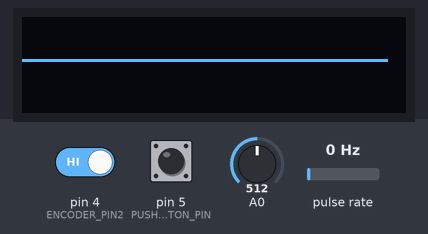
Bench run of a sketch on a simulated Arduino Uno, built with avr-gcc and run on an emulated ATmega328P. On the bench: 128×32 one-colour display. Wiring (inferred from the names in the program): pulse sensor: data pin 2. The test bench sets the inputs (shaded band); at power-on: pulse rate 0 Hz, A0 = 512, pin 5 (PUSHBUTTON_PIN) HIGH, pin 4 (ENCODER_PIN2) HIGH.

Above: at 7.5 s.
7.6 s: pulse rate (sensor on pin 2) set to 4 Hz
At 9.62 s:
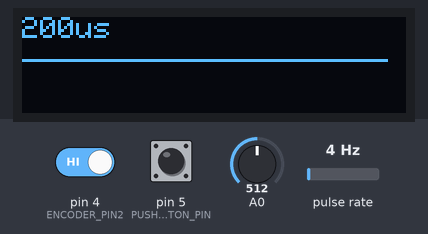
10.2 s: A0 set to 490
At 10.59 s:
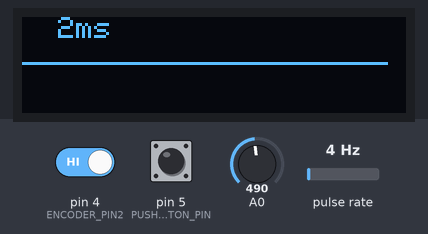
11.7 s: A0 set to 510
At 13.09 s:
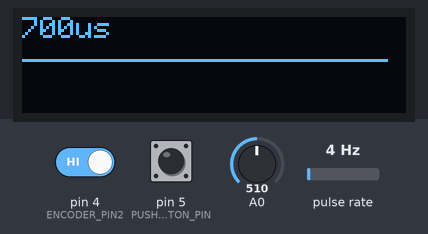
13.2 s: pin 5 (PUSHBUTTON_PIN) pulled LOW for 3.2 s
17.0 s: pulse rate (sensor on pin 2) set to 50 Hz
18.5 s: pin 4 (ENCODER_PIN2) driven LOW
At 19.09 s:
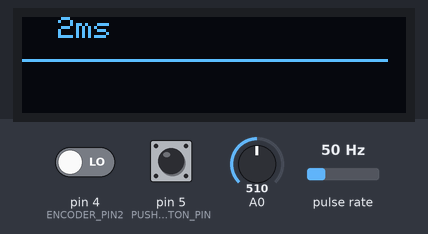

The sketch:

VISION-FORK_FIRMWARE_v1.1.ino
```cpp
#include <Wire.h>
#include <Adafruit_GFX.h>
#include <Adafruit_SSD1306.h>
#include <avr/pgmspace.h>
#include <EEPROM.h>

#define SCREEN_WIDTH 128
#define SCREEN_HEIGHT 32

#define REC_LENGTH 200

// Pins definition
#define ENCODER_PIN1 2
#define ENCODER_PIN2 4
#define PUSHBUTTON_PIN 5
#define OLED_RESET -1

Adafruit_SSD1306 display(SCREEN_WIDTH, SCREEN_HEIGHT, &Wire, OLED_RESET);

const char vRangeName[1][5] PROGMEM = {" 5V"};  // Only 5V mode
const char *const vstring_table[] PROGMEM = {vRangeName[0]};
const char TimeName[8][6] PROGMEM = {" 10ms", "  7ms", "  5ms", "  2ms", "  1ms", "700us", "500us", "200us"};
const char *const tstring_table[] PROGMEM = {TimeName[0], TimeName[1], TimeName[2], TimeName[3], TimeName[4], TimeName[5], TimeName[6], TimeName[7]};

int waveBuff[REC_LENGTH];
char chrBuff[10];
String TimeScale = "xxxAs";
String vScale = "xxxx";

float lsb5V = 0.0055549;

volatile int vRange = 0;  // Default to 5V mode
volatile int Time;
volatile int trigD;
volatile int scopeP;
volatile boolean hold = false;
volatile boolean paraChanged = false;
volatile int saveTimer;
int timeExec;

int dataMin;
int dataMax;
int dataAve;
int rangeMax;
int rangeMin;
int rangeMaxDisp;
int rangeMinDisp;
int trigP;
boolean trigSync;
int att10x;

unsigned long buttonPressStartTime = 0;
const unsigned long holdActivationTime = 300;
unsigned long menuTimeout = 0;
bool menuVisible = true;

void setup() {
  pinMode(ENCODER_PIN1, INPUT_PULLUP);
  pinMode(ENCODER_PIN2, INPUT_PULLUP);
  pinMode(PUSHBUTTON_PIN, INPUT_PULLUP);

  if (!display.begin(SSD1306_SWITCHCAPVCC, 0x3C)) {
    for (;;);
  }
  display.clearDisplay();
  loadEEPROM();
  analogReference(INTERNAL);
  attachInterrupt(digitalPinToInterrupt(ENCODER_PIN1), pin2IRQ, FALLING);
  startScreen();
}

void loop() {
  digitalWrite(13, HIGH);
  if (!hold) {
    setConditions();
    readWave();
    dataAnalize();
    writeCommonImage();
    plotData();
    if (menuVisible) {
      dispInf();
    }
    display.display();
    saveEEPROM();
  } else {
    display.display();
  }
  digitalWrite(13, LOW);

  // Hold mode handling
  if (digitalRead(PUSHBUTTON_PIN) == LOW) {
    if (millis() - buttonPressStartTime >= holdActivationTime) {
      hold = true;
    }
  } else {
    if (hold) {
      hold = false;
    }
    buttonPressStartTime = millis(); // Reset the button press timer
  }

  // Menu timeout handling
  if (paraChanged) {
    menuTimeout = millis();
    menuVisible = true;
    paraChanged = false;
  } else if (millis() - menuTimeout > 2000) {
    menuVisible = false;
  }
}

void setConditions() {
  strcpy_P(chrBuff, (char *)pgm_read_word(&(tstring_table[Time])));
  TimeScale = chrBuff;

  strcpy_P(chrBuff, (char *)pgm_read_word(&(vstring_table[vRange])));
  vScale = chrBuff;

  // 5V mode settings
  rangeMax = 5 / lsb5V;
  rangeMaxDisp = 500;
  rangeMin = 0;
  rangeMinDisp = 0;
  att10x = 0;
}

void writeCommonImage() {
  display.clearDisplay();
  display.setTextColor(WHITE);
}

void readWave() {
  pinMode(12, INPUT); // 5V mode doesn't use attenuation

  switch (Time) {
    case 0: { // 10ms
        timeExec = 80 + 50;
        ADCSRA = (ADCSRA & 0xf8) | 0x07;
        for (int i = 0; i < REC_LENGTH; i++) {
          waveBuff[i] = analogRead(0);
          delayMicroseconds(288);
        }
        break;
      }
    case 1: { // 7ms
        timeExec = 56 + 50;
        ADCSRA = (ADCSRA & 0xf8) | 0x07;
        for (int i = 0; i < REC_LENGTH; i++) {
          waveBuff[i] = analogRead(0);
          delayMicroseconds(193);
        }
        break;
      }
    case 2: { // 5ms
        timeExec = 40 + 50;
        ADCSRA = (ADCSRA & 0xf8) | 0x07;
        for (int i = 0; i < REC_LENGTH; i++) {
          waveBuff[i] = analogRead(0);
          delayMicroseconds(138);
        }
        break;
      }
    case 3: { // 2ms
        timeExec = 16 + 50;
        ADCSRA = (ADCSRA & 0xf8) | 0x07;
        for (int i = 0; i < REC_LENGTH; i++) {
          waveBuff[i] = analogRead(0);
          delayMicroseconds(48);
        }
        break;
      }
    case 4: { // 1ms
        timeExec = 8 + 50;
        ADCSRA = (ADCSRA & 0xf8) | 0x07;
        for (int i = 0; i < REC_LENGTH; i++) {
          waveBuff[i] = analogRead(0);
          delayMicroseconds(18);
        }
        break;
      }
    case 5: { // 700us
        timeExec = 5.6 + 50;
        ADCSRA = (ADCSRA & 0xf8) | 0x07;
        for (int i = 0; i < REC_LENGTH; i++) {
          waveBuff[i] = analogRead(0);
          delayMicroseconds(11);
        }
        break;
      }
    case 6: { // 500us
        timeExec = 4 + 50;
        ADCSRA = (ADCSRA & 0xf8) | 0x07;
        for (int i = 0; i < REC_LENGTH; i++) {
          waveBuff[i] = analogRead(0);
          delayMicroseconds(8);
        }
        break;
      }
    case 7: { // 200us
        timeExec = 1 + 50;
        ADCSRA = (ADCSRA & 0xf8) | 0x07;
        for (int i = 0; i < REC_LENGTH; i++) {
          waveBuff[i] = analogRead(0);
          delayMicroseconds(4);
        }
        break;
      }
  }
}

void dataAnalize() {
  if (trigSync == true) {
    trigD = trigP;
  }

  if (trigSync == false) {
    int yMax = 0;
    int yMin = 1023;
    int ySum = 0;

    for (int i = 0; i < REC_LENGTH; i++) {
      ySum += waveBuff[i];
      if (waveBuff[i] > yMax) {
        yMax = waveBuff[i];
      }

      if (waveBuff[i] < yMin) {
        yMin = waveBuff[i];
      }
    }

    dataAve = ySum / REC_LENGTH;
    dataMax = yMax;
    dataMin = yMin;

    if (dataMax - dataAve > dataAve - dataMin) {
      trigP = REC_LENGTH - 1;
    }

    if (dataMax - dataAve < dataAve - dataMin) {
      trigP = 0;
    }

    trigSync = true;
  }
}

void plotData() {
  int tempY1;
  int tempY2;
  int tempX;

  if (trigD + 61 > REC_LENGTH) {
    trigD = REC_LENGTH - 61;
  }

  if (trigD < 61) {
    trigD = 61;
  }

  tempX = 0;

  // Draw waveform from left edge to right edge of the screen
  for (int i = trigD - 61; i < trigD + 61 - 1; i++) {
    if (i >= REC_LENGTH - 1) break; // Ensure we do not exceed the buffer length
    tempY1 = map(waveBuff[i], rangeMin, rangeMax, 31, 0);
    tempY2 = map(waveBuff[i + 1], rangeMin, rangeMax, 31, 0);
    display.drawLine(tempX, tempY1, tempX + 1, tempY2, WHITE);
    tempX++;
    if (tempX >= SCREEN_WIDTH) break; // Ensure we do not draw beyond the screen width
  }
}

void dispInf() {
  display.setCursor(0, 0);
  display.setTextSize(1);
  display.print(TimeScale);
  //display.print(F(" | "));
  //display.print(vScale);
}

void loadEEPROM() {
  vRange = EEPROM.read(0);

  if (vRange != 0) {
    vRange = 0;  // Force to 5V mode
  }

  Time = EEPROM.read(1);

  if (Time > 7) {
    Time = 0;
  }

  trigD = EEPROM.read(2);
  scopeP = EEPROM.read(3);
}

void saveEEPROM() {
  if (saveTimer >= 5000) {
    saveTimer = 0;
    EEPROM.write(0, vRange);
    EEPROM.write(1, Time);
    EEPROM.write(2, trigD);
    EEPROM.write(3, scopeP);
  }
}

void startScreen() {
  display.clearDisplay();
  display.setTextSize(2);
  display.setTextColor(WHITE);
  display.setCursor(0, 0);
  display.println(F("SPCTRL &  WGDMODULAR"));
  display.display();
  delay(2000);
  display.clearDisplay();
  display.display();
  //}

  //--------------------------------------------------------------------------------------------------------------
  //BITMAP ANIMATION SPECTRAL & WGD
  animateBitmap();
}

const unsigned char NaN [] PROGMEM = {
  // 'Design ohne Titel (6), 128x32px
0x00, 0x00, 0x00, 0x00, 0x00, 0x00, 0x00, 0x00, 0x00, 0x00, 0x00, 0x00, 0x00, 0x00, 0x00, 0x00,
  0x00, 0x00, 0x00, 0x00, 0x00, 0x00, 0x00, 0x00, 0x00, 0x00, 0x00, 0x00, 0x00, 0x00, 0x00, 0x00,
  0x00, 0x00, 0x0e, 0x00, 0x00, 0x00, 0x00, 0x00, 0x00, 0x00, 0x00, 0x01, 0x80, 0x80, 0x60, 0x00,
  0x00, 0x00, 0x7b, 0xc0, 0x00, 0x00, 0x00, 0x00, 0x00, 0x00, 0x00, 0x03, 0xc0, 0xc0, 0xe0, 0x00,
  0x00, 0x01, 0x80, 0x30, 0x00, 0x00, 0x00, 0x00, 0x00, 0x00, 0x00, 0x01, 0xc0, 0xc0, 0xe0, 0x00,
  0x00, 0x03, 0x00, 0x18, 0x00, 0x00, 0x00, 0x00, 0x00, 0x00, 0x00, 0x01, 0xc1, 0xe0, 0xe0, 0x00,
  0x00, 0x02, 0x00, 0x08, 0x00, 0x00, 0x00, 0x00, 0x00, 0x00, 0x00, 0x00, 0xe1, 0xe1, 0xc0, 0x00,
  0x00, 0x04, 0x00, 0x04, 0x00, 0x00, 0x00, 0x00, 0x00, 0x00, 0x00, 0x00, 0xe1, 0xe1, 0xc0, 0x00,
  0x00, 0x0c, 0x00, 0x06, 0x00, 0x00, 0x00, 0x00, 0x00, 0x00, 0x00, 0x00, 0x73, 0xf3, 0x80, 0x00,
  0x00, 0x08, 0x00, 0x02, 0x00, 0x00, 0x00, 0x00, 0x00, 0x00, 0x00, 0x00, 0x73, 0xf3, 0x80, 0x00,
  0x00, 0x08, 0x00, 0x42, 0x00, 0x00, 0x00, 0x00, 0x00, 0x00, 0x00, 0x00, 0x73, 0x33, 0x80, 0x00,
  0x00, 0x08, 0xf0, 0xe2, 0x00, 0x00, 0x00, 0x00, 0x00, 0x00, 0x00, 0x00, 0x3f, 0x3f, 0x00, 0x00,
  0x00, 0x08, 0xf1, 0xe2, 0x00, 0x00, 0x00, 0x00, 0x00, 0x00, 0x00, 0x00, 0x3f, 0x3f, 0x00, 0x00,
  0x00, 0x08, 0x60, 0xc2, 0x00, 0x00, 0x00, 0x00, 0x00, 0x00, 0x00, 0x00, 0x1e, 0x1e, 0x00, 0x00,
  0x00, 0x08, 0x00, 0x02, 0x00, 0x00, 0x00, 0x00, 0x00, 0x00, 0x00, 0x00, 0x1e, 0x1e, 0x00, 0x00,
  0x00, 0x08, 0x00, 0x02, 0x00, 0x00, 0x00, 0x00, 0x00, 0x00, 0x00, 0x00, 0x1e, 0x1e, 0x00, 0x00,
  0x00, 0x08, 0x00, 0x02, 0x00, 0x00, 0x00, 0x00, 0x00, 0x00, 0x00, 0x00, 0x1e, 0x1e, 0x00, 0x00,
  0x00, 0x08, 0x00, 0x02, 0x00, 0x00, 0x00, 0x00, 0x00, 0x00, 0x00, 0x00, 0x1e, 0x1e, 0x00, 0x00,
  0x00, 0x08, 0x00, 0x02, 0x00, 0x00, 0x00, 0x00, 0x00, 0x00, 0x00, 0x00, 0x1f, 0x1f, 0x00, 0x00,
  0x00, 0x08, 0x00, 0x02, 0x00, 0x00, 0x00, 0x00, 0x00, 0x00, 0x00, 0x00, 0x3f, 0x3f, 0x00, 0x00,
  0x00, 0x08, 0x00, 0x02, 0x00, 0x00, 0x00, 0x00, 0x00, 0x00, 0x00, 0x00, 0x3f, 0x3b, 0x80, 0x00,
  0x00, 0x08, 0x00, 0x02, 0x00, 0x00, 0x00, 0x00, 0x00, 0x00, 0x00, 0x00, 0x73, 0xb3, 0x80, 0x00,
  0x00, 0x08, 0x00, 0x02, 0x00, 0x00, 0x00, 0x00, 0x00, 0x00, 0x00, 0x00, 0x73, 0xf3, 0x80, 0x00,
  0x00, 0x08, 0x00, 0x02, 0x00, 0x00, 0x00, 0x00, 0x00, 0x00, 0x00, 0x00, 0x71, 0xf1, 0xc0, 0x00,
  0x00, 0x08, 0x00, 0x02, 0x00, 0x00, 0x00, 0x00, 0x00, 0x00, 0x00, 0x00, 0xe1, 0xe1, 0xc0, 0x00,
  0x00, 0x08, 0x00, 0x02, 0x00, 0x00, 0x00, 0x00, 0x00, 0x00, 0x00, 0x00, 0xe1, 0xe0, 0xe0, 0x00,
  0x00, 0x0f, 0x00, 0x02, 0x00, 0x00, 0x00, 0x00, 0x00, 0x00, 0x00, 0x01, 0xc0, 0xe0, 0xe0, 0x00,
  0x00, 0x00, 0x80, 0x02, 0x00, 0x00, 0x00, 0x00, 0x00, 0x00, 0x00, 0x01, 0xc0, 0xc0, 0xe0, 0x00,
  0x00, 0x00, 0xdf, 0x7c, 0x00, 0x00, 0x00, 0x00, 0x00, 0x00, 0x00, 0x01, 0xc0, 0xc0, 0x70, 0x00,
  0x00, 0x00, 0x70, 0xc0, 0x00, 0x00, 0x00, 0x00, 0x00, 0x00, 0x00, 0x00, 0x00, 0x40, 0x00, 0x00,
  0x00, 0x00, 0x00, 0x00, 0x00, 0x00, 0x00, 0x00, 0x00, 0x00, 0x00, 0x00, 0x00, 0x00, 0x00, 0x00,
  0x00, 0x00, 0x00, 0x00, 0x00, 0x00, 0x00, 0x00, 0x00, 0x00, 0x00, 0x00, 0x00, 0x00, 0x00, 0x00
};

//-------------------------------------------------------------------------------------------------------


void pin2IRQ() {
  if (digitalRead(ENCODER_PIN2) == LOW) {
    Time--;
    if (Time < 0) {
      Time = 7; // Wrap around to the last item
    }
  } else {
    Time++;
    if (Time > 7) {
      Time = 0; // Wrap around to the first item
    }
  }

  paraChanged = true;
}

//------------------------------------------------------------------------------------------------------
//BITMAP ANIMATION
void animateBitmap() {
  for (int x = SCREEN_WIDTH; x >= -128; x--) { // Move from right to left
    display.clearDisplay();
    display.drawBitmap(x, 0, NaN, 128, 32, SSD1306_WHITE);
    display.display();
    delay(0.1); // Adjust the delay for animation speed
  }
}
```

Measured:
- after the input at 7.6 s, the display: first changes after 0.49 s (image 1 shows a later state)
